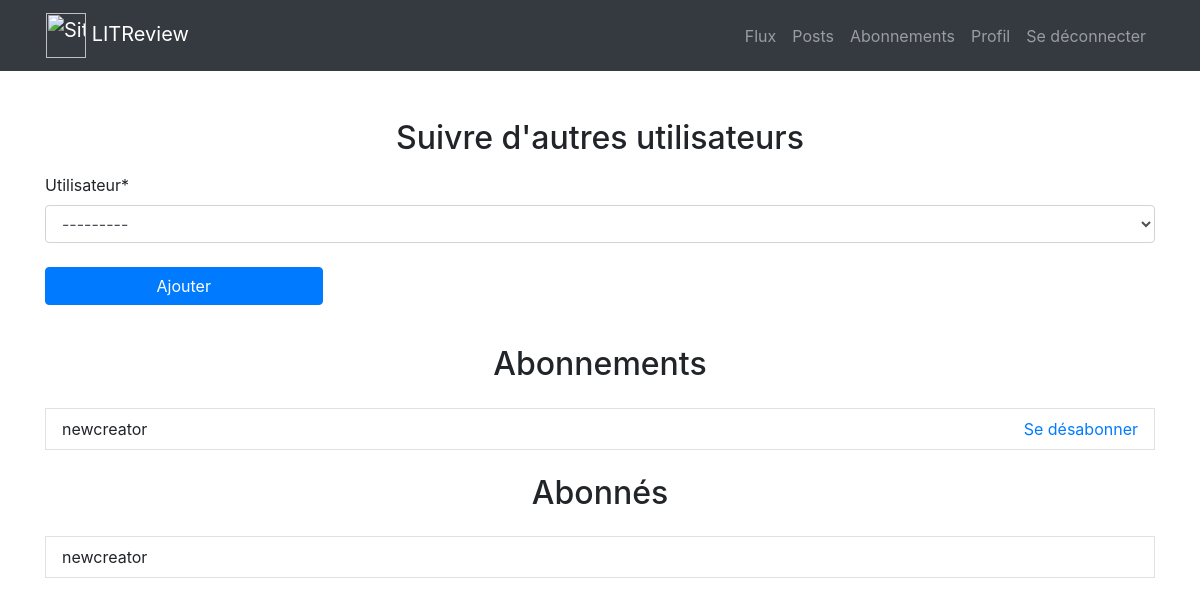
/subscriptions/ (signed in), run on an earlier commit of the app's database.
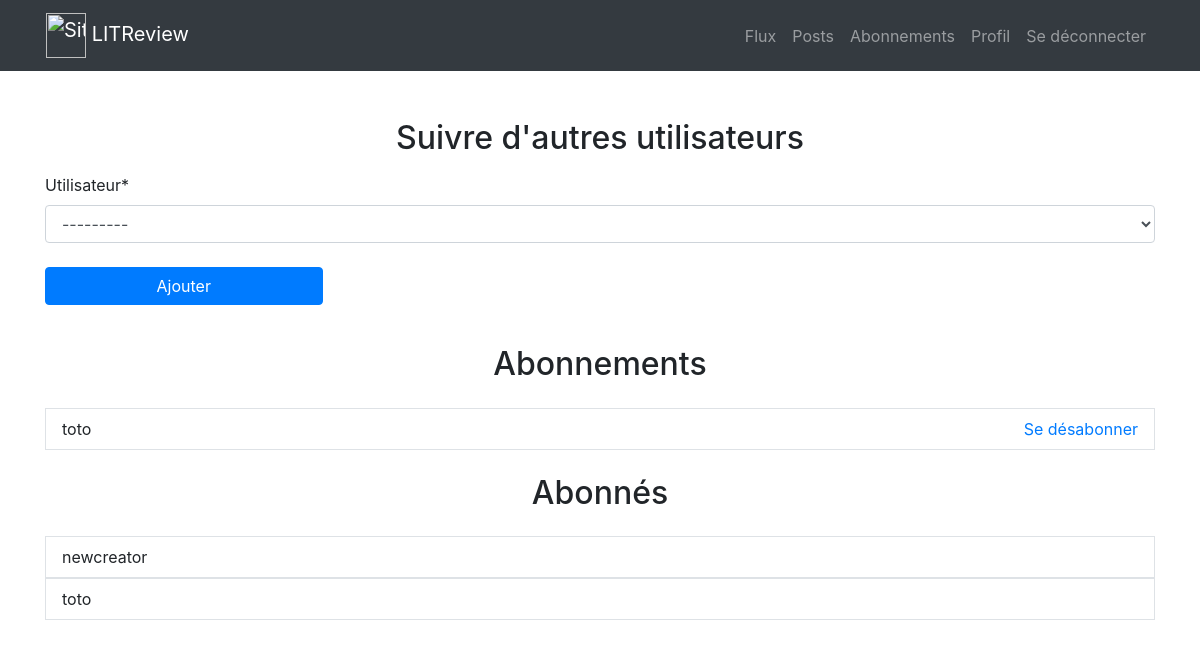
And on a later commit of the database.
### apps/subscriptions/models.py (models this page shows)
class UserFollows(models.Model):
    user = models.ForeignKey(
        to=settings.AUTH_USER_MODEL, on_delete=models.CASCADE, related_name="following"
    )
    followed_user = models.ForeignKey(
        to=settings.AUTH_USER_MODEL,
        on_delete=models.CASCADE,
        related_name="followed_by",
        verbose_name="Utilisateur",
    )
    class Meta:
        unique_together = (
            "user",
            "followed_user",
        )
        verbose_name = "Abonné"

### apps/accounts/models.py (models this page shows)
class CustomUser(AbstractUser):
    pass

### apps/subscriptions/views.py (the view, shortened to what this page needs)
# urls.py: path("", SubscriptionCreate.as_view(), name="followers"),
@method_decorator(login_required, name='dispatch')
class SubscriptionCreate(CreateView):
    template_name = "subscriptions/followers.html"
    success_url = reverse_lazy("subscriptions:followers")
    form_class = SubscriptionForm
    def get_form_kwargs(self):
        kwargs = super(SubscriptionCreate, self).get_form_kwargs()
        kwargs['user'] = self.request.user
        return kwargs
    def get_context_data(self, **kwargs):
        context = super(SubscriptionCreate, self).get_context_data(**kwargs)
        subscriptions = UserFollows.objects.filter(user=self.request.user)
        followed_subscriptions = UserFollows.objects.filter(followed_user=self.request.user)
        context['subscriptions'] = subscriptions
        context['followed_subscriptions'] = followed_subscriptions
        return context

### apps/subscriptions/forms.py
class SubscriptionForm(forms.ModelForm):
    class Meta:
        model = UserFollows
        fields = ['followed_user']
    def __init__(self, *args, **kwargs):
        user = kwargs.pop('user')
        super(SubscriptionForm, self).__init__(*args, **kwargs)
        self.fields['followed_user'].queryset = (
            CustomUser.objects.exclude(
                Q(username=user) |
                Q(id__in=(user_id for user_id in
                          list(
                              UserFollows.objects.filter(user__username=user).values_list("followed_user", flat=True)
                          )))))

### apps/subscriptions/templates/subscriptions/followers.html (shortened to what this page needs)
{% extends 'base.html' %}
{% load crispy_forms_tags %}
{% block content %}
<div class="container h-100">
    <h2 class="text-center mb-3 mt-5">Suivre d'autres utilisateurs</h2>
    <div class="row align-items-center justify-content-center">
        <div class="col">
            <form method="POST">
                {{ form|crispy }}
                <button type="submit" class="btn btn-primary w-25 mt-2">Ajouter</button>
            </form>
        </div>
    </div>
    {% include "subscriptions/partials/following_snippet.html" with subscriptions=subscriptions %}
    {% include "subscriptions/partials/followed_by_snippet.html" with followed_subscriptions=followed_subscriptions %}
</div>
{% endblock %}

### apps/subscriptions/templates/subscriptions/partials/following_snippet.html
<h2 class="text-center my-4">Abonnements</h2>
{% for subscription in subscriptions %}
<div class="row py-2 px-3 border no-gutters justify-content-between">
    <div class="col-6">
        <p class="my-0">{{ subscription.followed_user.username }}</p>
    </div>
    <div class="col-6 text-right">
        <a href="{% url 'subscriptions:followers-delete' subscription.id %}">Se désabonner</a>
    </div>
</div>
{% endfor %}

### apps/subscriptions/templates/subscriptions/partials/followed_by_snippet.html
<h2 class="text-center my-4">Abonnés</h2>
{% for subscription in followed_subscriptions %}
<div class="row py-2 px-3 border no-gutters">
    <div class="col">
        <p class="my-0">{{ subscription.user.username }}</p>
    </div>
</div>
{% endfor %}

What changed in the data, as far as the page shows it:
removed UserFollows: followed_user.username "newcreator", shown under "Abonnements"
added UserFollows: followed_user.username "toto", shown under "Abonnements"
added UserFollows: user.username "toto", shown under "Abonnés"
